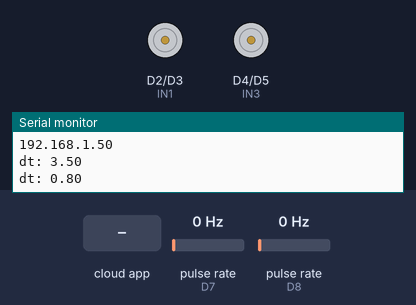
Bench run of a program on a simulated ESP8266 (NodeMCU). Parts: motor-driver pin pairs drawn as motors (green arrow = first pin HIGH = forward, orange = second pin HIGH = backward, longer = more drive, scaled by the enable pin), the last lines printed to the serial monitor. Wiring (inferred from the names in the program): 2 × pulse sensor: data D7 / data D8. The inputs (shaded band) are chosen by the test bench; at power-on: pulse rate (sensors on D7, D8) 0 Hz. WiFi joins after 1.5 s; servers stay silent unless stated; the ROS host is connected and sends only what is stated.

Above: at 4.7 s.
4.8 s: the phone or cloud app sets right to 0
6.6 s: the phone or cloud app sets left to 0
8.2 s: the phone or cloud app sets forward to 0
9.8 s: the phone or cloud app sets backward to 0
11.4 s: the phone or cloud app sets right to 45
At 12.7 s:
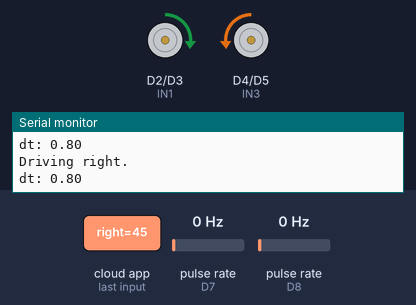
13.0 s: the phone or cloud app sets left to 45
At 13.9 s:
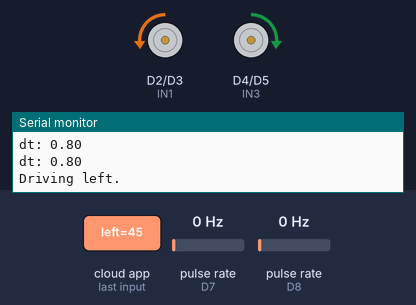
Timing chart, 0 to 15.6 s (numbered marks = the images above; inputs shaded):
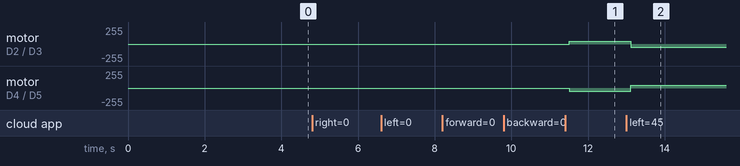

Measured:
- after the input at 11.4 s, motor on D2 (IN1) / D3 (IN2): stopped → forward 45/255 after 0.11 s; motor on D4 (IN3) / D5 (IN4): stopped → backward 45/255 after 0.11 s
- after the input at 13.0 s, motor on D2 (IN1) / D3 (IN2): forward 45/255 → backward 45/255 after 0.11 s; motor on D4 (IN3) / D5 (IN4): backward 45/255 → forward 45/255 after 0.11 s

The program:

main.cpp
```cpp
/*
References:
- Code: https://github.com/merose/diff_drive/blob/ac26b2f526657c8fab7b24a314b48158c92c6045/src/diff_drive/odometry.py
- Notation: https://link.springer.com/book/10.1007/978-3-319-62533-1
*/

#include <main.h>
#include <Arduino.h>
#include <ESP8266WiFi.h>
#include <ros.h>
#include <ros/time.h>
#include <tf/tf.h>
#include <tf/transform_broadcaster.h>
#include <std_msgs/String.h>
#include <std_msgs/Int16.h>
#include <std_msgs/Float64.h>
#include <nav_msgs/Odometry.h>
#include <geometry_msgs/Twist.h>
#include <sensor_msgs/Range.h>
#include <Servo.h>
#include <PID_v1.h>

#define DEBUG 1

// Public variables
int lpwm = 0;             // Final pwm value for left motor
int rpwm = 0;             // Final pwm value for right motor
int len = 250;            // period in ms
int ldir = 1;             // left motor direction
int rdir = 1;             // right motor direction
int lcounter_current = 0; // current left motor tick counter
int rcounter_current = 0; // current right motor tick counter
int lcounter_last = 0;    // left motor tick counter from last iteration
int rcounter_last = 0;    // right motor tick counter from last iteration

ros::NodeHandle nh;
geometry_msgs::TransformStamped tf_home2base; // transformation frame home -> base
tf::TransformBroadcaster broadcaster;         // broadcaster to send transformations
ros::Time current_time = nh.now();
ros::Time last_time = current_time;

double x = 1.0;
double y = 0.0;
double th = 0;
double L = 0.135;                                 // Wheel separation
double DistancePerCount = (TWO_PI * 0.0315) / 20; // 2*PI*R/CPR  WHEEL ENCODER 20 CPR
char base_link[] = "/base_link";
char odomid[] = "/odom";

// generic motion for a period in milisecods
void motion(int lpw, int rpw, int _ldir, int _rdir, int period)
{
    bool llevel_1 = _ldir;
    bool llevel_2 = !(_ldir);
    bool rlevel_1 = _rdir;
    bool rlevel_2 = !(_rdir);

    // Set tick counter increment variables for encoder callback
    if (llevel_1 == HIGH && llevel_2 == LOW)
        ldir = 1;
    if (llevel_1 == LOW && llevel_2 == HIGH)
        ldir = -1;
    if (rlevel_1 == HIGH && rlevel_2 == LOW)
        rdir = 1;
    if (rlevel_1 == LOW && rlevel_2 == HIGH)
        rdir = -1;

    // Set speed
    analogWrite(D1, lpw);
    analogWrite(D6, rpw);

    // Give direction
    digitalWrite(D2, llevel_1);
    digitalWrite(D3, llevel_2);
    digitalWrite(D4, rlevel_1);
    digitalWrite(D5, rlevel_2);
}

//  All subscriber messages callbacks here
void leftCallback(const std_msgs::Int16 &msg)
{
    lpwm = abs(msg.data);
    rpwm = abs(msg.data);
    motion(lpwm, rpwm, LOW, HIGH, len);
    Serial.println("Driving left.");
}
void rightCallback(const std_msgs::Int16 &msg)
{
    lpwm = abs(msg.data);
    rpwm = abs(msg.data);
    motion(lpwm, rpwm, HIGH, LOW, len);
    Serial.println("Driving right.");
}
void forwardCallback(const std_msgs::Int16 &msg)
{
    lpwm = abs(msg.data);
    rpwm = abs(msg.data);
    motion(lpwm, rpwm, HIGH, HIGH, len);
    Serial.println("Driving forward.");
}
void backwardCallback(const std_msgs::Int16 &msg)
{
    lpwm = abs(msg.data);
    rpwm = abs(msg.data);
    motion(lpwm, rpwm, LOW, LOW, len);
    Serial.println("Driving backwards.");
}

ros::Subscriber<std_msgs::Int16> sub_f("/car/forward", &forwardCallback);
ros::Subscriber<std_msgs::Int16> sub_b("/car/backward", &backwardCallback);
ros::Subscriber<std_msgs::Int16> sub_l("/car/left", &leftCallback);
ros::Subscriber<std_msgs::Int16> sub_r("/car/right", &rightCallback);

// GPIO ISRs (Interrupt service routines) for encoder changes
void ICACHE_RAM_ATTR lencode()
{
    lcounter_current = lcounter_current + ldir;
    Serial.print("Left encoder counting: ");
    Serial.println(lcounter_current);
}

void ICACHE_RAM_ATTR rencode()
{
    rcounter_current = rcounter_current + rdir;
    Serial.print("Right encoder counting: ");
    Serial.println(rcounter_current);
}

void setup()
{
    // configure GPIO's
    pinMode(D1, OUTPUT); // ENA, PWM left motor (A)
    pinMode(D2, OUTPUT); // IN1
    pinMode(D3, OUTPUT); // IN2
    pinMode(D4, OUTPUT); // IN3
    pinMode(D5, OUTPUT); // IN4
    pinMode(D6, OUTPUT); // ENB, PWM right motor (B)
    pinMode(D7, INPUT);  // Left encoder
    pinMode(D8, INPUT);  // Right encoder

    Serial.begin(115200);
    setupWiFi();
    delay(2000);

    // configure interrupts to their ISR's
    attachInterrupt(D7, lencode, RISING); // Setup right encoder interrupt
    attachInterrupt(D8, rencode, RISING); // Setup left encoder interrupt
    sei();                                // Enable interrupts

    nh.getHardware()->setConnection(server, serverPort);
    nh.initNode();
    broadcaster.init(nh);
    nh.subscribe(sub_r);
    nh.subscribe(sub_l);
    nh.subscribe(sub_f);
    nh.subscribe(sub_b);
}

void loop()
{
    if (nh.connected())
    {
        current_time = nh.now();

        // Calculate new position
        double dt = current_time.toSec() - last_time.toSec();
        double d_l = (lcounter_current - lcounter_last) * DistancePerCount; // delta left wheel linear distance (s: strecke)
        double d_r = (rcounter_current - rcounter_last) * DistancePerCount; // delta right wheel linear distance
        double d_c = (d_l + d_r) / 2;                                       // delta center linear distance
        double d_th = (d_r - d_l) / L;                                      // delta angle
        double d_x;
        double d_y;

        if (d_l == d_r)
        {
            d_x = d_l * cos(th);
            d_y = d_l * sin(th);
        }
        else
        {
            double r_c = d_c / d_th;                                             // radius to instantaneous center of curvature (ICC)
            double icc_x = x - r_c * sin(th);                                    // x of  ICC
            double icc_y = y - r_c * sin(th);                                    // x of  ICC
            d_x = cos(d_th) * (x - icc_x) - sin(d_th) * (y - icc_y) + icc_x - x; // total distance travelled in x
            d_y = sin(d_th) * (x - icc_x) + cos(d_th) * (y - icc_y) + icc_y - y; // total distance travelled in y
        }

        x += d_x;
        y += d_y;
        th = fmod((th + d_th), TWO_PI);

        // Update velocity
        double v_x;
        double v_y = 0; // Differential drive kinematics has no y-velocity. Think about it :)
        double v_th;

        Serial.print("dt: ");
        Serial.println(dt);

        if (dt > 0)
        {
            v_x = d_c / dt;
            v_th = d_th / dt;
        }
        else
        {
            v_x = 0;
            v_th = 0;
        }

        // Update for next iteration
        lcounter_last = lcounter_current;
        rcounter_last = rcounter_current;
        last_time = current_time;

        tf_home2base.header.frame_id = odomid;
        tf_home2base.child_frame_id = base_link;
        tf_home2base.transform.translation.x = x;
        tf_home2base.transform.translation.y = y;
        tf_home2base.transform.rotation = tf::createQuaternionFromYaw(th);
        tf_home2base.header.stamp = current_time;
        broadcaster.sendTransform(tf_home2base);
    }

    nh.spinOnce();
    delay(800);
}
```

main.h
```cpp
#ifndef MAIN_H
#define MAIN_H

#include <Arduino.h>
#include <ESP8266WiFi.h>
#include <ros.h>
#include <ros/time.h>
#include <tf/tf.h>
#include <tf/transform_broadcaster.h>
#include <std_msgs/String.h>
#include <std_msgs/Int16.h>
#include <std_msgs/Float64.h>
#include <nav_msgs/Odometry.h>
#include <geometry_msgs/Twist.h>
#include <sensor_msgs/Range.h>
#include <Servo.h>
#include <PID_v1.h>

// WiFi Definitions
const char *ssid = "TTNET_TP-LINK_B58D";
const char *password = "rsQTaSXY";
IPAddress server(192, 168, 1, 110); // Set the rosserial socket server IP address
const uint16_t serverPort = 11411;  // Set the rosserial socket server port

// Stop both motors with 0 pwm
void stop(void)
{
    analogWrite(D1, 0);
    analogWrite(D6, 0);
}

// Stop both motors with braking
void hardStop(void)
{
    digitalWrite(D2, HIGH);
    digitalWrite(D3, HIGH);
    digitalWrite(D4, HIGH);
    digitalWrite(D5, HIGH);
}

void setupWiFi()
{
    Serial.println();
    Serial.print("Connecting to ");
    Serial.println(ssid);
    WiFi.begin(ssid, password);
    while (WiFi.status() != WL_CONNECTED)
    {
        delay(500);
        Serial.print(".");
    }
    Serial.println("");
    Serial.println("WiFi connected");
    Serial.println("IP address: ");
    Serial.println(WiFi.localIP());
}

#endif
```
